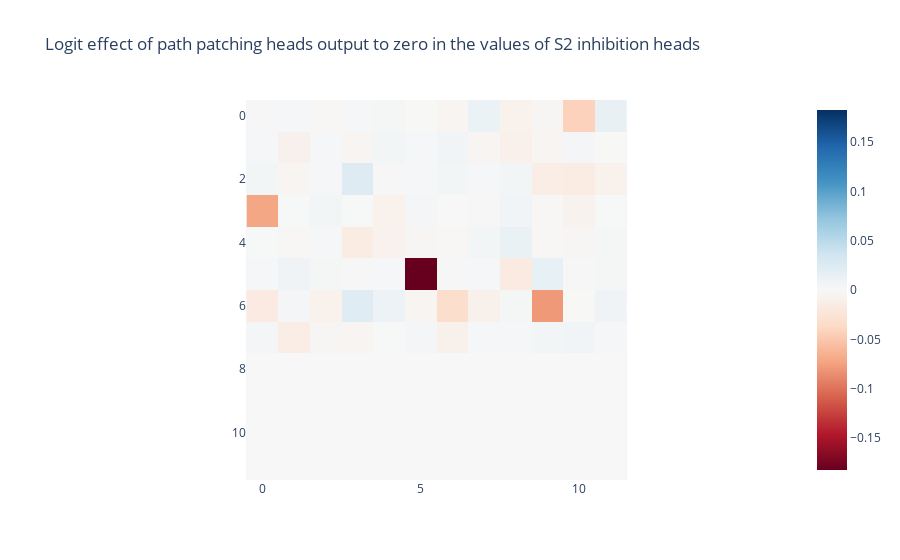

Source (notebook cell):
### Code cell
imshow(results['z'], title='Logit effect of path patching heads output to zero in the values of S2 inhibition heads')

### Figure 1 — Plotly figure (JSON) as saved in the notebook; plotly's stock layout.template omitted (floating-point values rounded to 4 significant figures; data arrays with more than 128 entries replaced by an {"elided": "..."} marker saying what was removed)
{"data": [{"coloraxis": "coloraxis", "hovertemplate": "x: %{x}<br>y: %{y}<br>color: %{z}<extra></extra>", "name": "0", "type": "heatmap", "xaxis": "x", "yaxis": "y", "z": {"elided": "12x12 float values"}}], "layout": {"coloraxis": {"cmid": 0, "colorscale": [[0, "rgb(103,0,31)"], [0.1, "rgb(178,24,43)"], [0.2, "rgb(214,96,77)"], [0.3, "rgb(244,165,130)"], [0.4, "rgb(253,219,199)"], [0.5, "rgb(247,247,247)"], [0.6, "rgb(209,229,240)"], [0.7, "rgb(146,197,222)"], [0.8, "rgb(67,147,195)"], [0.9, "rgb(33,102,172)"], [1, "rgb(5,48,97)"]]}, "title": {"text": "Logit effect of path patching heads output to zero in the values of S2 inhibition heads"}, "xaxis": {"anchor": "y", "constrain": "domain", "domain": [0, 1], "scaleanchor": "y"}, "yaxis": {"anchor": "x", "autorange": "reversed", "constrain": "domain", "domain": [0, 1]}}}
